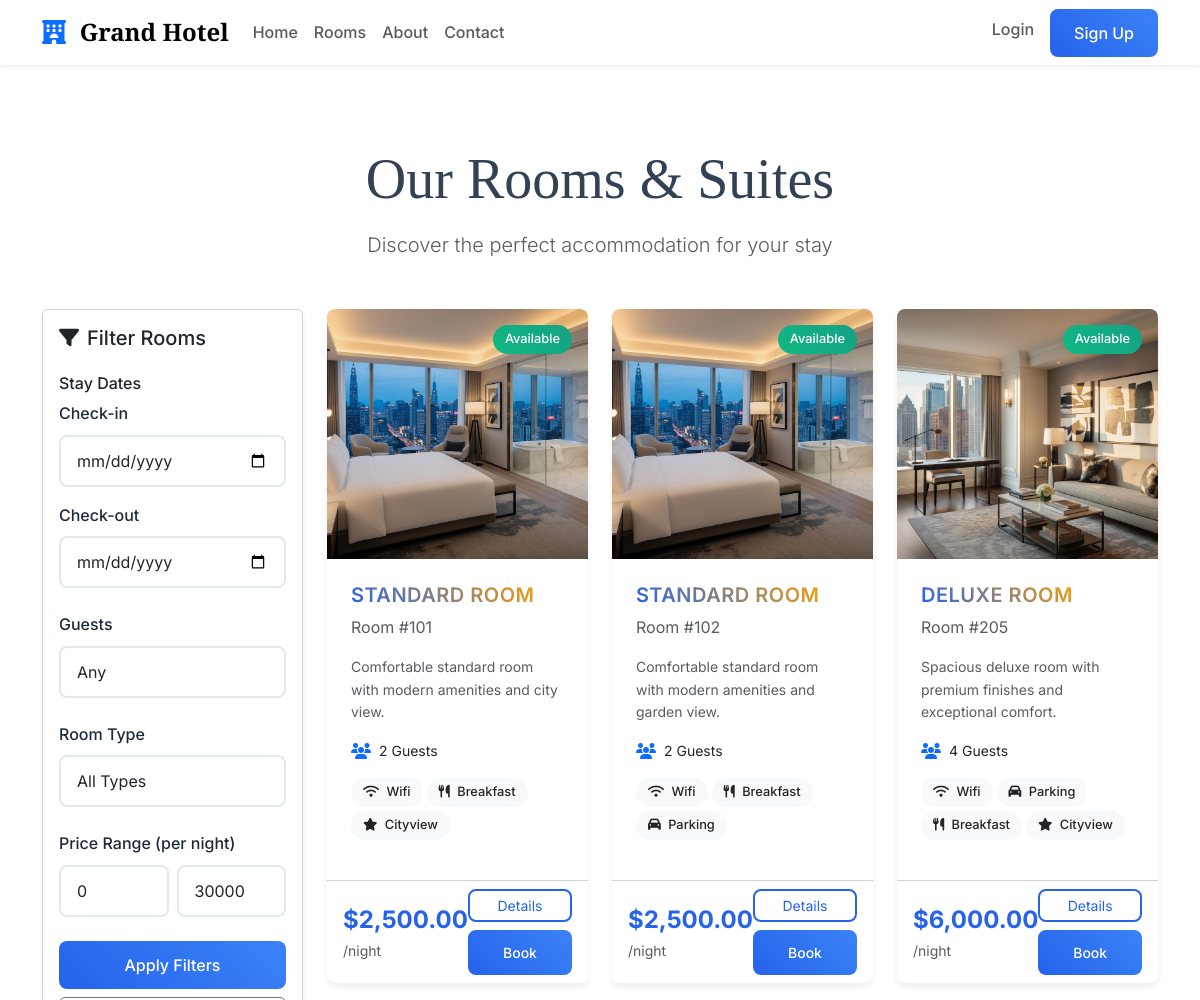
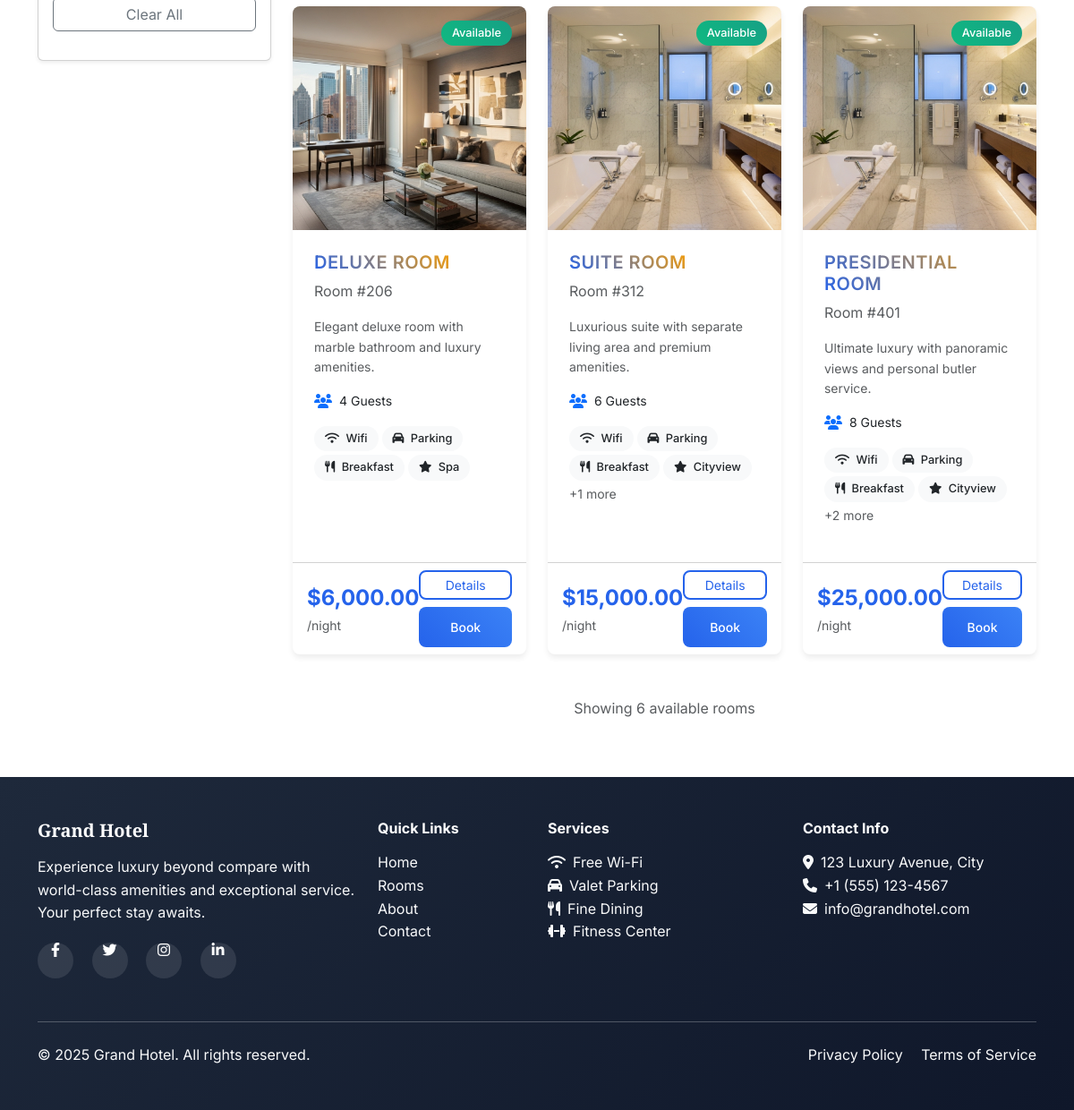
The page /rooms.php on the database its author committed (2 pictures, top to bottom).
### tables this page shows
CREATE TABLE rooms (
    id INT AUTO_INCREMENT PRIMARY KEY,
    room_number VARCHAR(10) UNIQUE NOT NULL,
    room_type ENUM('standard', 'deluxe', 'suite', 'presidential') NOT NULL,
    capacity INT NOT NULL,
    price_per_night DECIMAL(10,2) NOT NULL,
    description TEXT,
    amenities JSON,
    image_url VARCHAR(255),
    is_available BOOLEAN DEFAULT TRUE,
    created_at TIMESTAMP DEFAULT CURRENT_TIMESTAMP
);

### classes/Room.php (called while the page is built, shortened)
<?php
class Room {
    private $conn;
    private $table_name = "rooms";
    public function __construct($db) {
        $this->conn = $db;
    }
    public function getAllRooms() {
        $query = "SELECT * FROM " . $this->table_name . " ORDER BY room_number ASC";
        $stmt = $this->conn->prepare($query);
        $stmt->execute();
        return $stmt;
    }
}
?>

### rooms.php (the view, shortened to what this page needs)
<?php
include 'classes/Room.php';
$database = new Database();
$db = $database->getConnection();
$room = new Room($db);
$check_in = $_GET['check_in'] ?? '';
$check_out = $_GET['check_out'] ?? '';
$min_price = $_GET['min_price'] ?? 0;
$max_price = $_GET['max_price'] ?? 30000;
if ($check_in && $check_out) {
    $available_rooms = $room->getAvailableRooms($check_in, $check_out);
} else {
    $available_rooms = $room->getAllRooms();
}
if (!$available_rooms) {
    $errorInfo = $db->errorInfo();
    echo "<div style='color:red;'>Query failed: " . htmlspecialchars(implode(' | ', $errorInfo)) . "</div>";
} else {
    $rowCount = $available_rooms->rowCount();
    echo "<div style='color:blue;'>Debug: Rooms found = $rowCount</div>";
}
include 'includes/header.php';
?>
<div class="container mt-5">
    <div class="text-center mb-5" data-aos="fade-up">
        <h1 class="font-serif display-4 mb-3">Our Rooms & Suites</h1>
        <p class="lead text-muted">Discover the perfect accommodation for your stay</p>
    </div>
    <div class="row">
        <div class="col-lg-3 mb-4">
            <div class="card shadow-sm sticky-top" style="top: 100px;">
                <div class="card-body">
                    <h5 class="card-title mb-4">
                        <i class="fas fa-filter me-2"></i>Filter Rooms
                    </h5>
                    <form method="GET" action="">
                        <div class="mb-4">
                            <h6>Stay Dates</h6>
                            <div class="mb-3">
                                <label for="check_in" class="form-label">Check-in</label>
                                <input type="date" class="form-control" id="check_in" name="check_in"
                                       value="<?php echo $check_in; ?>">
                            </div>
                            <div class="mb-3">
                                <label for="check_out" class="form-label">Check-out</label>
                                <input type="date" class="form-control" id="check_out" name="check_out"
                                       value="<?php echo $check_out; ?>">
                            </div>
                        </div>
                        <div class="mb-4">
                            <label for="guests" class="form-label">Guests</label>
                            <select class="form-control" id="guests" name="guests">
                                <option value="">Any</option>
                            </select>
                        </div>
                        <div class="mb-4">
                            <label for="room_type" class="form-label">Room Type</label>
                            <select class="form-control" id="room_type" name="room_type">
                                <option value="">All Types</option>
                            </select>
                        </div>
                        <div class="mb-4">
                            <label class="form-label">Price Range (per night)</label>
                            <div class="row g-2">
                                <div class="col-6">
                                    <input type="number" class="form-control" name="min_price" placeholder="Min"
                                           value="<?php echo $min_price; ?>" min="0">
                                </div>
                                <div class="col-6">
                                    <input type="number" class="form-control" name="max_price" placeholder="Max"
                                           value="<?php echo $max_price; ?>" min="0">
                                </div>
                            </div>
                        </div>
                        <button type="submit" class="btn btn-primary w-100 mb-2">Apply Filters</button>
                        <a href="rooms.php" class="btn btn-outline-secondary w-100">Clear All</a>
                    </form>
                </div>
            </div>
        </div>
        <div class="col-lg-9">
            <div class="row g-4" id="roomResults">
                <?php
                $room_count = 0;
                while ($room_data = $available_rooms->fetch(PDO::FETCH_ASSOC)) {
                    $amenities = json_decode($room_data['amenities'], true) ?: [];
                    $room_count++;
                    ?>
                    <div class="col-md-6 col-xl-4" data-aos="fade-up" data-aos-delay="<?php echo ($room_count % 3) * 100; ?>">
                        <div class="room-card card h-100">
                            <div class="position-relative">
                                <img src="<?php echo $room_data['image_url'] ?: 'https://images.unsplash.com/photo-1611892440504-42a792e24d32?ixlib=rb-4.0.3&w=400'; ?>"
                                     class="card-img-top" alt="<?php echo ucfirst($room_data['room_type']); ?> Room"
                                     style="height: 250px; object-fit: cover;">
                                <div class="position-absolute top-0 end-0 m-3">
                                    <?php if ($room_data['is_available']): ?>
                                        <span class="badge bg-success">Available</span>
                                    <?php else: ?>
                                        <span class="badge bg-danger">Occupied</span>
                                    <?php endif; ?>
                                </div>
                            </div>
                            <div class="card-body">
                                <div class="d-flex justify-content-between align-items-start mb-3">
                                    <div>
                                        <h5 class="card-title room-type"><?php echo ucfirst($room_data['room_type']); ?> Room</h5>
                                        <p class="text-muted mb-0">Room #<?php echo $room_data['room_number']; ?></p>
                                    </div>
                                </div>
                                <p class="card-text text-muted small"><?php echo $room_data['description']; ?></p>
                                <div class="d-flex align-items-center mb-3">
                                    <i class="fas fa-users text-primary me-2"></i>
                                    <span class="small"><?php echo $room_data['capacity']; ?> <?php echo $room_data['capacity'] == 1 ? 'Guest' : 'Guests'; ?></span>
                                </div>
                                <?php if (!empty($amenities)): ?>
                                <div class="amenities mb-3">
                                    <div class="d-flex flex-wrap gap-1">
                                        <?php foreach (array_slice($amenities, 0, 4) as $amenity): ?>
                                            <small class="badge bg-light text-dark">
                                                <i class="fas fa-<?php echo $amenity == 'wifi' ? 'wifi' : ($amenity == 'parking' ? 'car' : ($amenity == 'breakfast' ? 'utensils' : 'star')); ?> me-1"></i>
                                                <?php echo ucfirst($amenity); ?>
                                            </small>
                                        <?php endforeach; ?>
                                        <?php if (count($amenities) > 4): ?>
                                            <small class="text-muted">+<?php echo count($amenities) - 4; ?> more</small>
                                        <?php endif; ?>
                                    </div>
                                </div>
                                <?php endif; ?>
                            </div>
                            <div class="card-footer bg-transparent">
                                <div class="d-flex justify-content-between align-items-center">
                                    <div>
                                        <span class="price">$<?php echo number_format($room_data['price_per_night'], 2); ?></span>
                                        <small class="text-muted">/night</small>
                                    </div>
                                    <div class="d-flex flex-wrap gap-2">
                                        <a href="room-details.php?id=<?php echo $room_data['id']; ?><?php echo $check_in ? "&check_in=$check_in&check_out=$check_out" : ''; ?>"
                                           class="btn btn-outline-primary btn-sm flex-fill">Details</a>
                                        <?php if ($room_data['is_available']): ?>
                                            <a href="booking.php?room_id=<?php echo $room_data['id']; ?><?php echo $check_in ? "&check_in=$check_in&check_out=$check_out" : ''; ?>"
                                               class="btn btn-primary btn-sm flex-fill">Book</a>
                                        <?php else: ?>
                                            <button class="btn btn-secondary btn-sm flex-fill" disabled>Occupied</button>
                                        <?php endif; ?>
                                    </div>
                                </div>
                            </div>
                        </div>
                    </div>
                    <?php
                }
                ?>
            </div>
            <?php if ($room_count > 0): ?>
            <div class="text-center mt-5">
                <p class="text-muted">Showing <?php echo $room_count; ?> available rooms</p>
            </div>
            <?php endif; ?>
        </div>
    </div>
</div>
<?php include 'includes/footer.php'; ?>

### rows shown on the page
rooms: image_url (picture), is_available "Available", room_type "STANDARD", room_number "101", description "Comfortable standard room with modern amenities and city view.", capacity "2", shows "Guests", amenities "Wifi", amenities "Breakfast", amenities "Cityview", price_per_night "2,500.00"
rooms: image_url (picture), is_available "Available", room_type "STANDARD", room_number "102", description "Comfortable standard room with modern amenities and garden view.", capacity "2", shows "Guests", amenities "Wifi", amenities "Breakfast", amenities "Parking", price_per_night "2,500.00"
rooms: image_url (picture), is_available "Available", room_type "DELUXE", room_number "205", description "Spacious deluxe room with premium finishes and exceptional comfort.", capacity "4", shows "Guests", amenities "Wifi", amenities "Parking", amenities "Breakfast", amenities "Cityview", price_per_night "6,000.00"
rooms: image_url (picture), is_available "Available", room_type "DELUXE", room_number "206", description "Elegant deluxe room with marble bathroom and luxury amenities.", capacity "4", shows "Guests", amenities "Wifi", amenities "Parking", amenities "Breakfast", amenities "Spa", price_per_night "6,000.00"
rooms: is_available "Available", room_type "SUITE", room_number "312", description "Luxurious suite with separate living area and premium amenities.", capacity "6", shows "Guests", amenities "Wifi", amenities "Parking", amenities "Breakfast", amenities "Cityview", count($amenities)-4 "1", price_per_night "15,000.00"
rooms: image_url (picture), is_available "Available", room_type "PRESIDENTIAL", room_number "401", description "Ultimate luxury with panoramic views and personal butler service.", capacity "8", shows "Guests", amenities "Wifi", amenities "Parking", amenities "Breakfast", amenities "Cityview", count($amenities)-4 "2", price_per_night "25,000.00"

### other values the page prints
$room_count "6"
